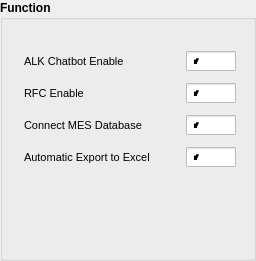
           <widget class="QGroupBox" name="groupBox_rpa_configure">
            <property name="sizePolicy">
             <sizepolicy hsizetype="Expanding" vsizetype="Expanding">
              <horstretch>0</horstretch>
              <verstretch>0</verstretch>
             </sizepolicy>
            </property>
            <property name="maximumSize">
             <size>
              <width>16777215</width>
              <height>16777215</height>
             </size>
            </property>
            <property name="font">
             <font>
              <pointsize>9</pointsize>
              <weight>75</weight>
              <bold>true</bold>
             </font>
            </property>
            <property name="title">
             <string>Function</string>
            </property>
            <layout class="QVBoxLayout" name="verticalLayout_10">
             <item>
              <spacer name="verticalSpacer_16">
               <property name="orientation">
                <enum>Qt::Vertical</enum>
               </property>
               <property name="sizeType">
                <enum>QSizePolicy::Fixed</enum>
               </property>
               <property name="sizeHint" stdset="0">
                <size>
                 <width>20</width>
                 <height>20</height>
                </size>
               </property>
              </spacer>
             </item>
             <item>
              <layout class="QHBoxLayout" name="horizontalLayout_28">
               <item>
                <spacer name="horizontalSpacer_27">
                 <property name="orientation">
                  <enum>Qt::Horizontal</enum>
                 </property>
                 <property name="sizeType">
                  <enum>QSizePolicy::Fixed</enum>
                 </property>
                 <property name="sizeHint" stdset="0">
                  <size>
                   <width>10</width>
                   <height>2</height>
                  </size>
                 </property>
                </spacer>
               </item>
               <item>
                <widget class="QLabel" name="lb_usr_9">
                 <property name="sizePolicy">
                  <sizepolicy hsizetype="Preferred" vsizetype="Fixed">
                   <horstretch>0</horstretch>
                   <verstretch>0</verstretch>
                  </sizepolicy>
                 </property>
                 <property name="minimumSize">
                  <size>
                   <width>0</width>
                   <height>0</height>
                  </size>
                 </property>
                 <property name="maximumSize">
                  <size>
                   <width>1000</width>
                   <height>30</height>
                  </size>
                 </property>
                 <property name="font">
                  <font>
                   <pointsize>8</pointsize>
                   <weight>50</weight>
                   <bold>false</bold>
                  </font>
                 </property>
                 <property name="text">
                  <string>ALK Chatbot Enable</string>
                 </property>
                </widget>
               </item>
               <item>
                <spacer name="horizontalSpacer_19">
                 <property name="orientation">
                  <enum>Qt::Horizontal</enum>
                 </property>
                 <property name="sizeHint" stdset="0">
                  <size>
                   <width>30</width>
                   <height>20</height>
                  </size>
                 </property>
                </spacer>
               </item>
               <item>
                <widget class="QCheckBox" name="checkBox_7">
                 <property name="enabled">
                  <bool>true</bool>
                 </property>
                 <property name="sizePolicy">
                  <sizepolicy hsizetype="Minimum" vsizetype="Expanding">
                   <horstretch>0</horstretch>
                   <verstretch>0</verstretch>
                  </sizepolicy>
                 </property>
                 <property name="styleSheet">
                  <string notr="true">QCheckBox::indicator{
	width: 50px;
	height: 20px;
}

QCheckBox::indicator:checked{
	image:url(IMG/on.png);
}

QCheckBox::indicator:unchecked{
	image:url(IMG/off.png);
}</string>
                 </property>
                 <property name="text">
                  <string/>
                 </property>
                 <property name="checked">
                  <bool>true</bool>
                 </property>
                </widget>
               </item>
              </layout>
             </item>
             <item>
              <spacer name="verticalSpacer_20">
               <property name="orientation">
                <enum>Qt::Vertical</enum>
               </property>
               <property name="sizeType">
                <enum>QSizePolicy::Fixed</enum>
               </property>
               <property name="sizeHint" stdset="0">
                <size>
                 <width>20</width>
                 <height>6</height>
                </size>
               </property>
              </spacer>
             </item>
             <item>
              <layout class="QHBoxLayout" name="horizontalLayout_23">
               <item>
                <spacer name="horizontalSpacer_24">
                 <property name="orientation">
                  <enum>Qt::Horizontal</enum>
                 </property>
                 <property name="sizeType">
                  <enum>QSizePolicy::Fixed</enum>
                 </property>
                 <property name="sizeHint" stdset="0">
                  <size>
                   <width>10</width>
                   <height>2</height>
                  </size>
                 </property>
                </spacer>
               </item>
               <item>
                <widget class="QLabel" name="lb_usr_5">
                 <property name="sizePolicy">
                  <sizepolicy hsizetype="Preferred" vsizetype="Fixed">
                   <horstretch>0</horstretch>
                   <verstretch>0</verstretch>
                  </sizepolicy>
                 </property>
                 <property name="minimumSize">
                  <size>
                   <width>0</width>
                   <height>0</height>
                  </size>
                 </property>
                 <property name="maximumSize">
                  <size>
                   <width>1000</width>
                   <height>30</height>
                  </size>
                 </property>
                 <property name="font">
                  <font>
                   <pointsize>8</pointsize>
                   <weight>50</weight>
                   <bold>false</bold>
                  </font>
                 </property>
                 <property name="text">
                  <string>RFC Enable</string>
                 </property>
                </widget>
               </item>
               <item>
                <spacer name="horizontalSpacer_15">
                 <property name="orientation">
                  <enum>Qt::Horizontal</enum>
                 </property>
                 <property name="sizeHint" stdset="0">
                  <size>
                   <width>30</width>
                   <height>20</height>
                  </size>
                 </property>
                </spacer>
               </item>
               <item>
                <widget class="QCheckBox" name="checkBox_3">
                 <property name="enabled">
                  <bool>true</bool>
                 </property>
                 <property name="sizePolicy">
                  <sizepolicy hsizetype="Minimum" vsizetype="Expanding">
                   <horstretch>0</horstretch>
                   <verstretch>0</verstretch>
                  </sizepolicy>
                 </property>
                 <property name="styleSheet">
                  <string notr="true">QCheckBox::indicator{
	width: 50px;
	height: 20px;
}

QCheckBox::indicator:checked{
	image:url(IMG/on.png);
}

QCheckBox::indicator:unchecked{
	image:url(IMG/off.png);
}</string>
                 </property>
                 <property name="text">
                  <string/>
                 </property>
                 <property name="checked">
                  <bool>true</bool>
                 </property>
                </widget>
               </item>
              </layout>
             </item>
             <item>
              <spacer name="verticalSpacer_46">
               <property name="orientation">
                <enum>Qt::Vertical</enum>
               </property>
               <property name="sizeType">
                <enum>QSizePolicy::Fixed</enum>
               </property>
               <property name="sizeHint" stdset="0">
                <size>
                 <width>20</width>
                 <height>6</height>
                </size>
               </property>
              </spacer>
             </item>
             <item>
              <layout class="QHBoxLayout" name="horizontalLayout_24">
               <item>
                <spacer name="horizontalSpacer_26">
                 <property name="orientation">
                  <enum>Qt::Horizontal</enum>
                 </property>
                 <property name="sizeType">
                  <enum>QSizePolicy::Fixed</enum>
                 </property>
                 <property name="sizeHint" stdset="0">
                  <size>
                   <width>10</width>
                   <height>2</height>
                  </size>
                 </property>
                </spacer>
               </item>
               <item>
                <widget class="QLabel" name="lb_usr_6">
                 <property name="sizePolicy">
                  <sizepolicy hsizetype="Preferred" vsizetype="Fixed">
                   <horstretch>0</horstretch>
                   <verstretch>0</verstretch>
                  </sizepolicy>
                 </property>
                 <property name="minimumSize">
                  <size>
                   <width>0</width>
                   <height>0</height>
                  </size>
                 </property>
                 <property name="maximumSize">
                  <size>
                   <width>1000</width>
                   <height>30</height>
                  </size>
                 </property>
                 <property name="font">
                  <font>
                   <pointsize>8</pointsize>
                   <weight>50</weight>
                   <bold>false</bold>
                  </font>
                 </property>
                 <property name="text">
                  <string>Connect MES Database</string>
                 </property>
                </widget>
               </item>
               <item>
                <spacer name="horizontalSpacer_16">
                 <property name="orientation">
                  <enum>Qt::Horizontal</enum>
                 </property>
                 <property name="sizeHint" stdset="0">
                  <size>
                   <width>30</width>
                   <height>20</height>
                  </size>
                 </property>
                </spacer>
               </item>
               <item>
                <widget class="QCheckBox" name="checkBox_4">
                 <property name="enabled">
                  <bool>true</bool>
                 </property>
                 <property name="sizePolicy">
                  <sizepolicy hsizetype="Minimum" vsizetype="Expanding">
                   <horstretch>0</horstretch>
                   <verstretch>0</verstretch>
                  </sizepolicy>
                 </property>
                 <property name="styleSheet">
                  <string notr="true">QCheckBox::indicator{
	width: 50px;
	height: 20px;
}

QCheckBox::indicator:checked{
	image:url(IMG/on.png);
}

QCheckBox::indicator:unchecked{
	image:url(IMG/off.png);
}</string>
                 </property>
                 <property name="text">
                  <string/>
                 </property>
                 <property name="checked">
                  <bool>true</bool>
                 </property>
                </widget>
               </item>
              </layout>
             </item>
             <item>
              <spacer name="verticalSpacer_47">
               <property name="orientation">
                <enum>Qt::Vertical</enum>
               </property>
               <property name="sizeType">
                <enum>QSizePolicy::Fixed</enum>
               </property>
               <property name="sizeHint" stdset="0">
                <size>
                 <width>20</width>
                 <height>6</height>
                </size>
               </property>
              </spacer>
             </item>
             <item>
              <layout class="QHBoxLayout" name="horizontalLayout_25">
               <item>
                <spacer name="horizontalSpacer_25">
                 <property name="orientation">
                  <enum>Qt::Horizontal</enum>
                 </property>
                 <property name="sizeType">
                  <enum>QSizePolicy::Fixed</enum>
                 </property>
                 <property name="sizeHint" stdset="0">
                  <size>
                   <width>10</width>
                   <height>10</height>
                  </size>
                 </property>
                </spacer>
               </item>
               <item>
                <widget class="QLabel" name="lb_usr_7">
                 <property name="sizePolicy">
                  <sizepolicy hsizetype="Preferred" vsizetype="Fixed">
                   <horstretch>0</horstretch>
                   <verstretch>0</verstretch>
                  </sizepolicy>
                 </property>
                 <property name="minimumSize">
                  <size>
                   <width>0</width>
                   <height>0</height>
                  </size>
                 </property>
                 <property name="maximumSize">
                  <size>
                   <width>1000</width>
                   <height>30</height>
                  </size>
                 </property>
                 <property name="font">
                  <font>
                   <pointsize>8</pointsize>
                   <weight>50</weight>
                   <bold>false</bold>
                  </font>
                 </property>
                 <property name="text">
                  <string>Automatic Export to Excel</string>
                 </property>
                </widget>
               </item>
               <item>
                <spacer name="horizontalSpacer_17">
                 <property name="orientation">
                  <enum>Qt::Horizontal</enum>
                 </property>
                 <property name="sizeHint" stdset="0">
                  <size>
                   <width>30</width>
                   <height>20</height>
                  </size>
                 </property>
                </spacer>
               </item>
               <item>
                <widget class="QCheckBox" name="checkBox_5">
                 <property name="sizePolicy">
                  <sizepolicy hsizetype="Minimum" vsizetype="Expanding">
                   <horstretch>0</horstretch>
                   <verstretch>0</verstretch>
                  </sizepolicy>
                 </property>
                 <property name="maximumSize">
                  <size>
                   <width>16777215</width>
                   <height>16777215</height>
                  </size>
                 </property>
                 <property name="styleSheet">
                  <string notr="true">QCheckBox::indicator{
	width: 50px;
	height: 20px;
}

QCheckBox::indicator:checked{
	image:url(IMG/on.png);
}

QCheckBox::indicator:unchecked{
	image:url(IMG/off.png);
}</string>
                 </property>
                 <property name="text">
                  <string/>
                 </property>
                 <property name="checked">
                  <bool>true</bool>
                 </property>
                </widget>
               </item>
              </layout>
             </item>
             <item>
              <spacer name="verticalSpacer_5">
               <property name="orientation">
                <enum>Qt::Vertical</enum>
               </property>
               <property name="sizeType">
                <enum>QSizePolicy::Expanding</enum>
               </property>
               <property name="sizeHint" stdset="0">
                <size>
                 <width>20</width>
                 <height>80</height>
                </size>
               </property>
              </spacer>
             </item>
            </layout>
           </widget>
